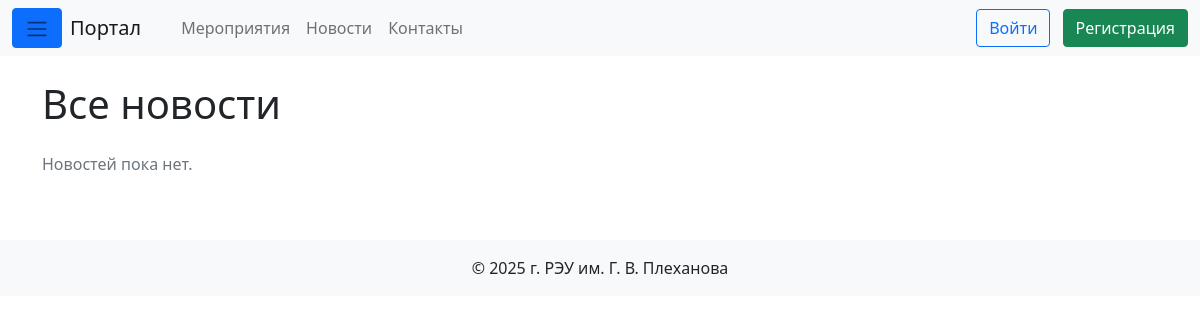
Before: /news/ with the older database file.
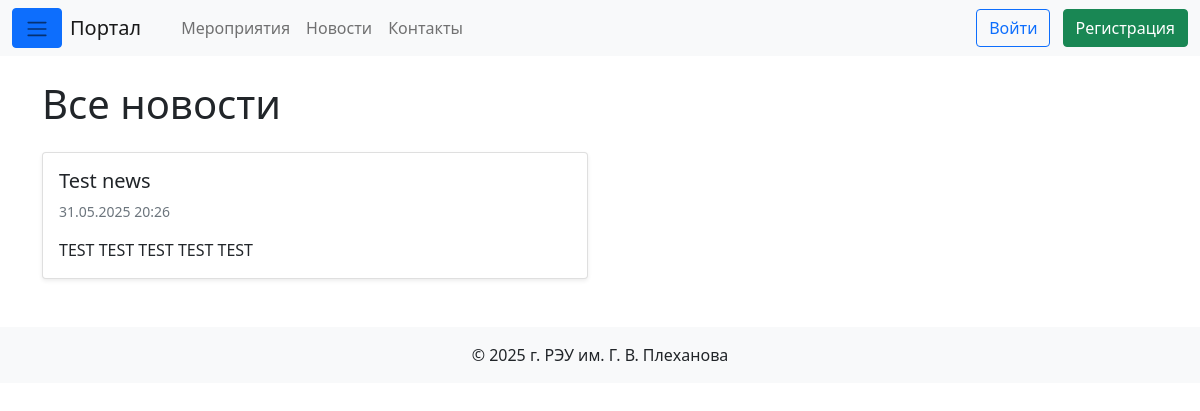
After: the same page with the newer database file.
### portal/models.py (models this page shows, shortened)
class News(models.Model):
    title     = models.CharField(_("Заголовок новости"), max_length=200)
    body      = models.TextField(_("Текст новости"))
    published = models.DateTimeField(
        _("Дата и время публикации"),
        default=timezone.now,
        help_text=_("Будет установлено текущее время"),
    )
    class Meta:
        ordering = ("-published",)
        verbose_name = _("Новость")
        verbose_name_plural = _("Новости")

### portal/views.py (the view)
# urls.py: path("news/", views.NewsListView.as_view(),      name="news"),
class NewsListView(ListView):
    model = News
    template_name = "portal/news_list.html"
    paginate_by = 10
    context_object_name = "news_list"
    def get_queryset(self):
        qs = super().get_queryset().order_by("-published")
        q = self.request.GET.get("q")
        if q:
            qs = qs.filter(Q(title__icontains=q) | Q(body__icontains=q))
        return qs

### templates/portal/news_list.html (shortened to what this page needs)
{% extends "base.html" %}
{% block content %}
<h1 class="mb-4">Все новости</h1>
<div class="row row-cols-1 row-cols-md-2 g-4">
{% for n in news_list %}
  <div class="col">
    <article class="card h-100 shadow-sm">
      {% with n.body|safe as html %}
        {% firstof html|safe|cut:"'" "" as raw %}
      {% endwith %}
      <div class="card-body">
        <h5 class="card-title">
          <a href="{% url 'portal:news_detail' n.pk %}"
             class="stretched-link text-decoration-none link-dark">
            {{ n.title }}
          </a>
        </h5>
        <p class="card-text small text-muted">
          {{ n.published|date:"d.m.Y H:i" }}
        </p>
        <p class="card-text">
          {{ n.body|striptags|truncatewords:40 }}
        </p>
      </div>
    </article>
  </div>
{% empty %}
  <p class="text-muted">Новостей пока нет.</p>
{% endfor %}
</div>
{% endblock %}

Changed rows visible on the page:
added News: title "Test news", published "31.05.2025 20:26", body "TEST TEST TEST TEST TEST"
Other visible differences:
text no longer shown: "Новостей пока нет."
